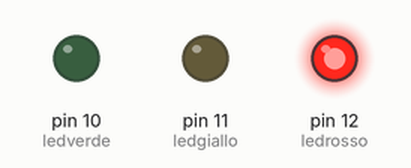
Simulated run of this sketch. Board: Arduino Uno, built with avr-gcc and run on an emulated ATmega328P. Parts: output pins drawn as LEDs (lit = HIGH).

Above: at 2.5 s.
At 6.0 s:
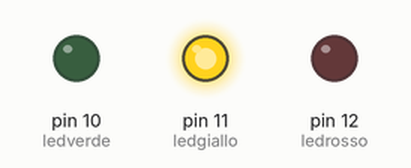
At 9.5 s:
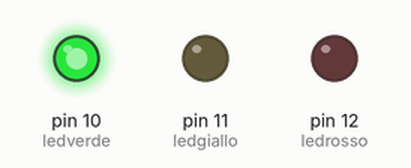
Timing chart, 0 to 15.6 s (numbered marks = the images above):
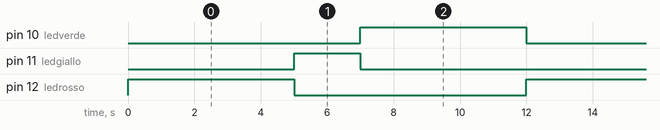

Measured:
- by itself, pin 10 (ledverde), pin 12 (ledrosso): alternates HIGH for 5.0 s and LOW for 7.0 s
- by itself, pin 11 (ledgiallo): alternates HIGH for 2.0 s and LOW for 10.0 s
- by itself, everything shown: repeats every 12.0 s, in 3 steps

The sketch:

2_4_3_semaforo.ino
```cpp
//     progetto: corso base - componenti
//  descrizione: realizzare un semaforo
//      shields: arduino uno, tre leds, tre resisstenze 220
//         data: v1.1 02-02-2020

#define ledrosso 12
#define ledgiallo 11
#define ledverde 10
#define pulsante 4

void setup() {
  pinMode(ledrosso, OUTPUT);
  pinMode(ledgiallo, OUTPUT);
  pinMode(ledverde, OUTPUT);
}

void loop() {
  // semaforo ROSSO
  digitalWrite(ledrosso, 1);
  digitalWrite(ledgiallo, 0);
  digitalWrite(ledverde, 0);
  delay(5000);
  // semaforo GIALLO
  digitalWrite(ledrosso, 0);
  digitalWrite(ledgiallo, 1);
  digitalWrite(ledverde, 0);
  delay(2000);
  // semaforo VERDE
  digitalWrite(ledrosso, 0);
  digitalWrite(ledgiallo, 0);
  digitalWrite(ledverde, 1);
  delay(5000);
}
```
